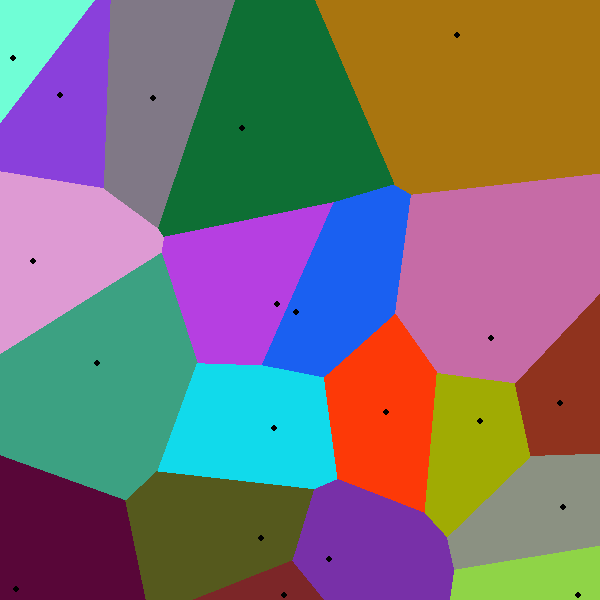

Generate this figure with Python:
import pygame
import math
import random
import copy
Width, Height = 600, 600
window = pygame.display.set_mode((Width, Height), pygame.DOUBLEBUF, 32)
window.fill((255,255,255))
pygame.init()

class LinearFunc:
    def __init__(self,pointA,pointB,perpendicular):
        if pointA[0]==pointB[0]:
            self.vertical = True
            self.origin = (pointA[0]+pointB[0])/2
        elif perpendicular and pointA[1]==pointB[1]:
            self.vertical = True
            self.origin = (pointA[0]+pointB[0])/2            
        else:
            self.vertical = False
            if perpendicular:
                self.slope = -1/((pointA[1]-pointB[1])/(pointA[0]-pointB[0]))
                self.origin = (pointA[1]+pointB[1]-(pointA[0]+pointB[0])*self.slope)/2
            else:
                self.slope = (pointA[1]-pointB[1])/(poinA[0]-pointB[0])
                self.origin = pointA[1]-self.slope*pointA[0]
    def Paint(self):
        if not vertical:
            start = [0,self.origin*600]
            end = [600,(self.slope+self.origin)*600]
        else:
            start = [self.origin*600,0]
            end = [self.origin*600,600]
        pygame.draw.line(window,(0,0,0), start, end, 2)
    def Paint(self):
        if not self.vertical:
            pygame.draw.line(window,(0,0,0),(0,self.origin),(Width,self.slope*Width + self.origin))
        else:
            pygame.draw.line(window,(0,0,0),(self.origin,0),(self.origin,Height))
    def Intersection(self, other):
        if not self.vertical:
            if not other.vertical:
                if self.slope != other.slope:
                    InterX = (self.origin-other.origin)/(self.slope-other.slope)
                    InterY = (self.slope*InterX+self.origin)
                else:
                    return(False)
            else:
                InterX = other.origin
                InterY = (self.slope*InterX+self.origin)
        else:
            if not other.vertical:
                InterX = self.origin
                InterY = (other.slope*InterX+other.origin)
            else:
                return(False)
        return([InterX,InterY])
class Site:
    def __init__(self,pos,col):
        self.pos, self.col = pos, col
    def Paint(self):
        global Sites
        self.sites = Sites
        for x in range(Width):
            for y in range(Height):
                draw = True
                closest = 1
                for site in self.sites:
                    if math.dist([x/Width,y/Height],site.pos)< closest:
                        closest = math.dist([x/Width,y/Height],site.pos)
                        if site!= self and closest<math.dist([x/Width,y/Height],self.pos):
                            draw = False
                            break
                if draw:
                    pygame.draw.circle(window, self.col, [x,y], 1)
        pygame.draw.circle(window, (0,0,0), [self.pos[0]*Width, self.pos[1]*Height], 3)
        pygame.display.flip()
    def Perimeter(self):
        Vertices = []
        withSides = copy.deepcopy(self.sites)
        withSides.extend([Site([0-self.pos[0],self.pos[1]],(0,0,0)),Site([2-self.pos[0],self.pos[1]],(0,0,0)),Site([self.pos[0],0-self.pos[1]],(0,0,0)),Site([self.pos[0],2-self.pos[1]],(0,0,0))])
#         print(len(withSides))
        for siteA in range(len(withSides)):
            if withSides[siteA] != self: # Prevents checking itself
                for siteB in range(siteA+1,len(withSides)):
                    if siteB != siteA and withSides[siteB] != self: # Prevents duplicates
                        a = LinearFunc(self.pos,withSides[siteA].pos,True)
                        b = LinearFunc(self.pos,withSides[siteB].pos,True)
                        a.Paint()
                        b.Paint()
                        center = a.Intersection(b) # Finds the center of the circumcircle made from the triangle formed by three sites, this will be one of the vertices of the perimeter
                        
                        if type(center) != bool:
                            pygame.draw.circle(window, (0,0,0), [center[0]*600,center[1]*600], 5, 2)
#                             print("Intersection")
                            Valid = True
                            for site in range(len(self.sites)):
                                if self.sites[site] != self and self.sites[site] != withSides[siteA] and self.sites[site] != withSides[siteB]: # Checks every site except the ones forming the circumcircle
                                    if math.dist(self.sites[site].pos,[center[0], center[1]])<math.dist(self.pos,[center[0], center[1]]): # If one of the other sites is inside of the circumcircle, it is not valid
                                        Valid = False
                                        break
                            if Valid:
                                Vertices.append(center)
#         print(len(Vertices))
        for point in range(len(Vertices)):
            if point != len(Vertices)-1:
                pygame.draw.line(window,(0,0,0),(Vertices[point][0]*600,Vertices[point][1]*600),(Vertices[point+1][0]*600,Vertices[point+1][1]*600), 2)
            else:
                pygame.draw.line(window,(0,0,0),(Vertices[point][0]*600,Vertices[point][1]*600),(Vertices[0][0]*600,Vertices[0][1]*600), 2)
#         print(Vertices)
        #DelaunayPoints = 
        #Lines
        #Corners
        #Sides
def NewVoronoi(Nsites):
    global Sites
    Sites = []
    PrivateSites = []
    for i in range(Nsites):
#         print("first")
        colors = [[i for i in range(256)],[i for i in range(256)],[i for i in range(256)]]
        random.shuffle(colors[0])
        random.shuffle(colors[1])
        random.shuffle(colors[2])
#         print(colors)
        PrivateSites.append(Site([random.uniform(0, 1),random.uniform(0, 1)], (colors[0][0],colors[1][0],colors[2][0])))
        colors[0].pop(0)
        colors[1].pop(0)
        colors[2].pop(0)
    for site in range(len(PrivateSites)):
#         print(site)
        choice = random.choice(PrivateSites)
        Sites.append(choice)
        Sites[site].Paint()
        PrivateSites.remove(choice)
        #Sites[site].Perimeter()
        
        
def SumOfPerimeters(Nsites):
    return(Nsites)

pygame.display.set_caption("Voronoi")

# Sites.append(Site([0.25,0.25], (0,0,255)))
# Sites[0].Paint()
# Sites.append(Site([0.5,0.5], (255,0,0)))
# Sites[1].Paint()
# Sites.append(Site([0.8,0.2], (0,255,0)))
# Sites[2].Paint()
# Sites.append(Site([0.1,0.7], (255,255,0)))
# Sites[3].Paint()
NewVoronoi(20)
pygame.image.save(window, "Voronoi_"+str(random.random())[2:]+".png")
running = True
while running:
    
    pygame.display.flip()

    for event in pygame.event.get():
        

        if event.type == pygame.QUIT:
            running = False

pygame.display.quit()